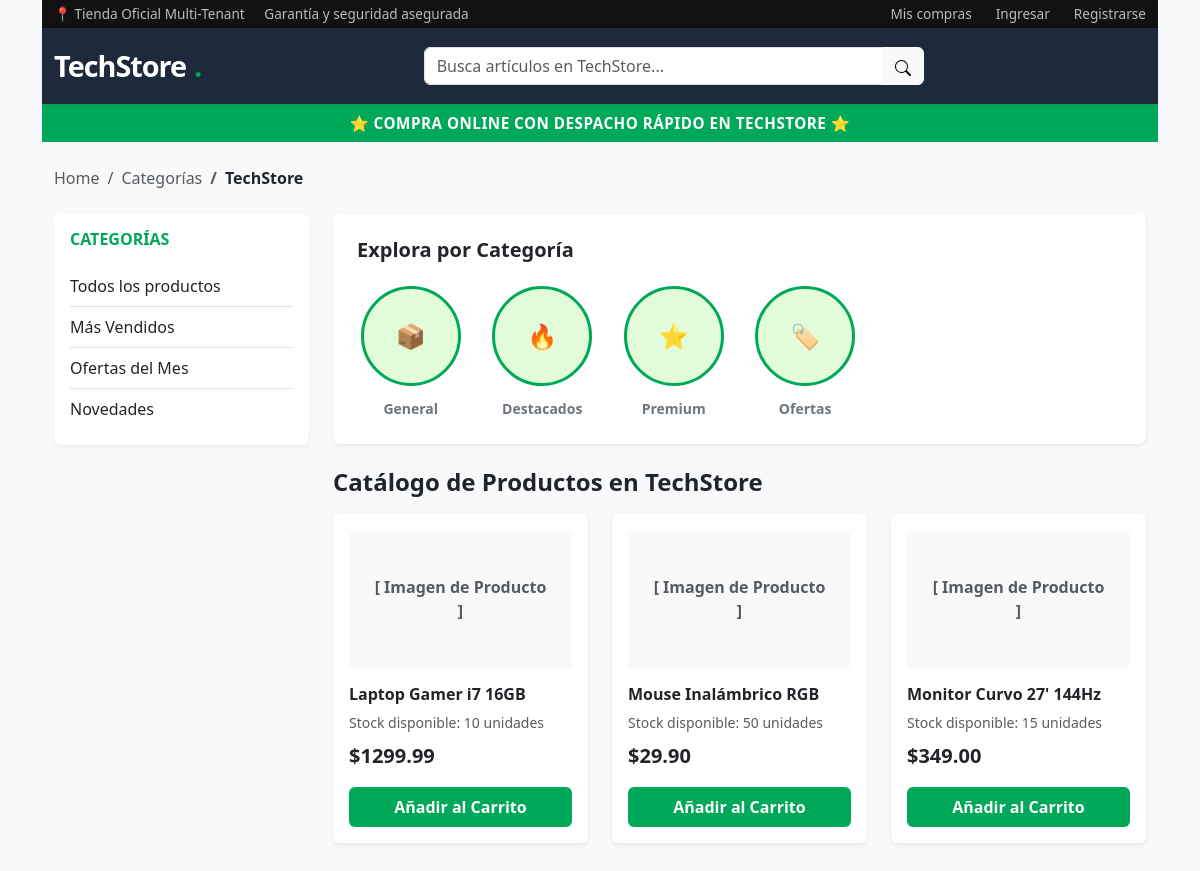
Screenshot of /s/tech/ with the database file from the repository.
### core/models.py (models this page shows, shortened)
class Store(models.Model):
    name = models.CharField(max_length=100)
    slug = models.SlugField(unique=True)
    admin = models.OneToOneField(User, on_delete=models.CASCADE, related_name='managed_store')
    logo = models.ImageField(upload_to='store_logos/', null=True, blank=True)
    primary_color = models.CharField(max_length=7, default="#1e293b") # Color CSS personalizado por tienda
    created_at = models.DateTimeField(auto_now_add=True)

class Product(models.Model):
    store = models.ForeignKey(Store, on_delete=models.CASCADE, related_name='products')
    name = models.CharField(max_length=200)
    price = models.DecimalField(max_digits=10, decimal_places=2)
    stock = models.IntegerField(default=0)

### core/views.py (the view)
# urls.py: path('s/<slug:store_slug>/', store_front, name='store_front'),
def store_front(request, store_slug):
    store = get_object_or_404(Store, slug=store_slug)
    products = store.products.all()
    return render(request, 'store_front.html', {'store': store, 'products': products})

### templates/store_front.html (shortened to what this page needs)
{% extends 'base.html' %}
{% block content %}
<div class="top-utility-bar py-1 d-none d-md-block">
    <div class="container d-flex justify-content-between">
        <div>
            <span class="me-3">📍 Tienda Oficial Multi-Tenant</span>
            <span>Garantía y seguridad asegurada</span>
        </div>
        <div class="d-flex gap-4">
    <a href="{% url 'order_history' %}">Mis compras</a>
    {% if request.user.is_authenticated %}
        <span class="text-light">Hola, <b>{{ request.user.username }}</b></span>
        <a href="{% url 'logout' %}" class="text-danger">Salir</a>
    {% else %}
        <a href="{% url 'store_login' store.slug %}">Ingresar</a>
        <a href="{% url 'store_register' store.slug %}">Registrarse</a>
    {% endif %}
</div>
    </div>
</div>
<nav class="navbar navbar-expand-lg main-navbar py-3 shadow-sm">
    <div class="container">
        <a class="brand-logo d-flex align-items-center gap-2" href="{% url 'store_front' store.slug %}">
            {{ store.name }}<span>.</span>
        </a>
        <div class="flex-grow-1 mx-4 d-none d-lg-block" style="max-width: 500px;">
            <div class="input-group">
                <input type="text" class="form-control" placeholder="Busca artículos en {{ store.name }}...">
                <button class="btn btn-light" type="button">
                    <svg xmlns="http://www.w3.org/2000/svg" width="16" height="16" fill="currentColor" class="bi bi-search" viewBox="0 0 16 16">
                        <path d="M11.742 10.344a6.5 6.5 0 1 0-1.397 1.398h-.001q.044.06.098.115l3.85 3.85a1 1 0 0 0 1.415-1.414l-3.85-3.85a1 1 0 0 0-.115-.1zM12 6.5a5.5 5.5 0 1 1-11 0 5.5 5.5 0 0 1 11 0"/>
                    </svg>
                </button>
            </div>
        </div>
    </div>
</nav>
<div class="announcement-bar py-2 text-center text-uppercase">
    ⭐ Compra online con despacho rápido en <b>{{ store.name }}</b> ⭐
</div>
<div class="container my-4">
    <nav aria-label="breadcrumb" class="mb-4">
        <ol class="breadcrumb">
            <li class="breadcrumb-item"><a href="#" class="text-muted text-decoration-none">Home</a></li>
            <li class="breadcrumb-item"><a href="#" class="text-muted text-decoration-none">Categorías</a></li>
            <li class="breadcrumb-item active text-dark fw-bold" aria-current="page">{{ store.name }}</li>
        </ol>
    </nav>
    <div class="row">
        <div class="col-lg-3 d-none d-lg-block">
            <div class="sidebar-filter p-3 mb-4">
                <h6 class="fw-bold text-uppercase mb-3" style="color: var(--store-primary);">Categorías</h6>
                <ul class="list-unstyled mb-0">
                    <li class="py-2 border-bottom"><a href="#" class="text-dark text-decoration-none">Todos los productos</a></li>
                    <li class="py-2 border-bottom"><a href="#" class="text-dark text-decoration-none">Más Vendidos</a></li>
                    <li class="py-2 border-bottom"><a href="#" class="text-dark text-decoration-none">Ofertas del Mes</a></li>
                    <li class="py-2"><a href="#" class="text-dark text-decoration-none">Novedades</a></li>
                </ul>
            </div>
        </div>
        <div class="col-lg-9">
            <div class="bg-white p-4 rounded-3 shadow-sm mb-4">
                <h5 class="fw-bold mb-4">Explora por Categoría</h5>
                <div class="row text-center">
                    <div class="col-4 col-md-2 category-circle-card">
                        <div class="circle-img-container">📦</div>
                        <span class="small fw-semibold text-secondary">General</span>
                    </div>
                    <div class="col-4 col-md-2 category-circle-card">
                        <div class="circle-img-container">🔥</div>
                        <span class="small fw-semibold text-secondary">Destacados</span>
                    </div>
                    <div class="col-4 col-md-2 category-circle-card">
                        <div class="circle-img-container">⭐</div>
                        <span class="small fw-semibold text-secondary">Premium</span>
                    </div>
                    <div class="col-4 col-md-2 category-circle-card">
                        <div class="circle-img-container">🏷️</div>
                        <span class="small fw-semibold text-secondary">Ofertas</span>
                    </div>
                </div>
            </div>
            <h4 class="fw-bold mb-3">Catálogo de Productos en {{ store.name }}</h4>
            <div class="row">
                {% for product in products %}
                <div class="col-md-4 mb-4">
                    <div class="card h-100 border-0 shadow-sm p-3 d-flex flex-column justify-content-between">
                        <div>
                            <div class="bg-light rounded p-4 text-center mb-3 text-muted fw-bold" style="height: 140px; display: flex; align-items: center; justify-content: center;">
                                [ Imagen de Producto ]
                            </div>
                            <h5 class="fw-bold text-dark h6">{{ product.name }}</h5>
                            <p class="text-muted small mb-2">Stock disponible: {{ product.stock }} unidades</p>
                        </div>
                        <div>
                            <div class="d-flex justify-content-between align-items-center mb-3">
                                <span class="fs-5 fw-bold text-dark">${{ product.price }}</span>
                            </div>
                            <button class="btn btn-store w-100 py-2" onclick="alert('Producto añadido al carrito de {{ store.name }}')">
                                Añadir al Carrito
                            </button>
                        </div>
                    </div>
                </div>
                {% empty %}
                <div class="col-12 text-center py-5 bg-white rounded shadow-sm">
                    <p class="text-muted mb-0">No hay productos disponibles en esta tienda actualmente.</p>
                </div>
                {% endfor %}
            </div>
        </div>
    </div>
</div>
{% endblock %}

### rows the page displays
Store: name "TechStore", name "Busca artículos en TechStore...", name "TECHSTORE"
Product: name "Laptop Gamer i7 16GB", stock "10", price "1299.99"
Product: name "Mouse Inalámbrico RGB", stock "50", price "29.90"
Product: name "Monitor Curvo 27' 144Hz", stock "15", price "349.00"
